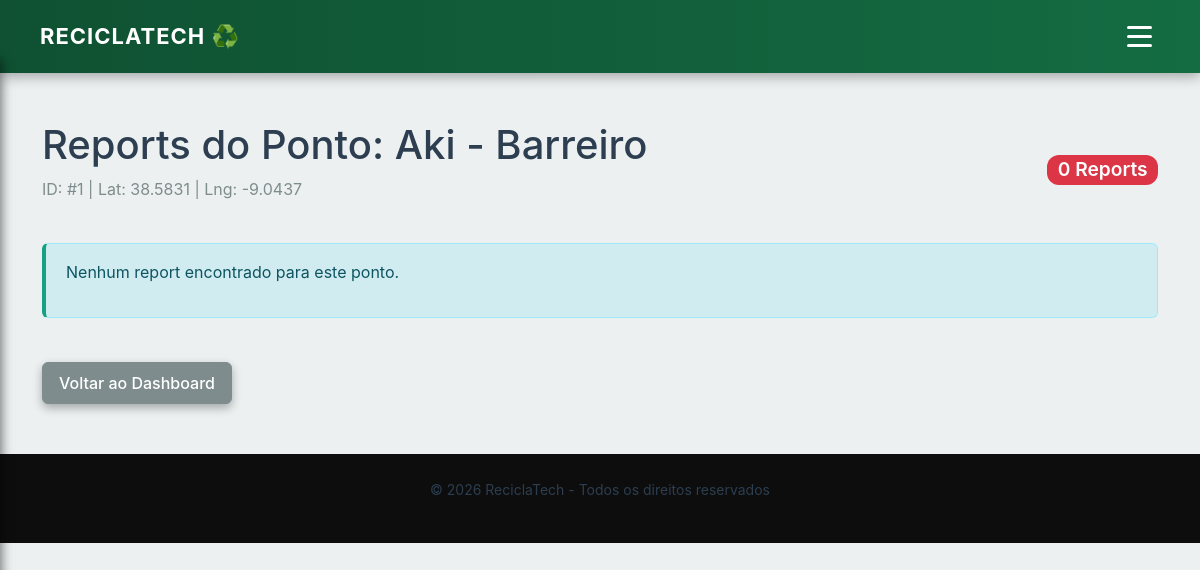
/admin/ponto/1/reports (signed in), run on the app's committed database.
### tables this page shows
CREATE TABLE pontos (
                    id INTEGER PRIMARY KEY AUTOINCREMENT,
                    lat REAL NOT NULL,
                    lng REAL NOT NULL,
                    fonte_id INTEGER NOT NULL,
                    source_id TEXT,
                    is_removed INTEGER NOT NULL DEFAULT 0,
                    nome TEXT,
                    created_at TEXT NOT NULL,
                    updated_at TEXT NOT NULL
                );

### routes/admin.py (the view)
@admin_route.route('/ponto/<int:ponto_id>/reports', methods=['GET'])
@require_admin
def view_ponto_reports(ponto_id):
    conn = conectar_db()
    cursor = conn.cursor()
    cursor.execute("SELECT * FROM pontos WHERE id = ?", (ponto_id,))
    ponto = cursor.fetchone()
    if not ponto:
        flash("Ponto não encontrado.", "danger")
        return redirect(url_for('admin.view_reports'))
    cursor.execute("""
        SELECT pr.*, u.nome, u.email
        FROM ponto_reports pr
        JOIN utilizadores u ON pr.utilizador_id = u.id
        WHERE pr.ponto_id = ?
        ORDER BY pr.criado_em DESC
    """, (ponto_id,))
    reports = cursor.fetchall()
    conn.close()
    return render_template('admin/ponto_reports_details.html',
                         ponto=dict(ponto),
                         reports=reports)

### routes/admin.py (called while the page is built)
def get_db_path():
    config = ServerConfig()
    return config.db_path

def conectar_db():
    conn = sqlite3.connect(get_db_path())
    conn.row_factory = sqlite3.Row
    conn.execute("PRAGMA foreign_keys = ON")
    return conn

def require_admin(f):
    @wraps(f)
    def decorated_function(*args, **kwargs):
        if 'user_id' not in session:
            flash("Você precisa estar autenticado.", "danger")
            return redirect(url_for('autenticar.login'))
        conn = conectar_db()
        cursor = conn.cursor()
        cursor.execute("SELECT tipo FROM utilizadores WHERE id = ?", (session['user_id'],))
        user = cursor.fetchone()
        conn.close()
        if not user or user['tipo'] != 1:
            flash("Acesso negado. Apenas administradores.", "danger")
            return redirect(url_for('home.home'))
        return f(*args, **kwargs)
    return decorated_function

### templates/admin/ponto_reports_details.html (shortened to what this page needs)
{% extends "base.html" %}
{% block extra_css %}
<link rel="stylesheet" href="/css/admin.css">
{% endblock %}
{% block content %}
<div class="container mt-5">
    <div class="row mb-4">
        <div class="col-md-12">
            <div class="d-flex justify-content-between align-items-center">
                <div>
                    <h1>Reports do Ponto: {{ ponto['nome'] }}</h1>
                    <p class="text-muted">ID: #{{ ponto['id'] }} | Lat: {{ "%.4f"|format(ponto['lat']) }} | Lng: {{ "%.4f"|format(ponto['lng']) }}</p>
                </div>
                <div>
                    <span class="badge bg-danger" style="font-size: 1.2rem;">{{ reports | length }} Reports</span>
                </div>
            </div>
        </div>
    </div>
    {% if reports %}
    <div class="row">
        <div class="col-md-12">
            {% for report in reports %}
            <div class="card bg-dark border-secondary mb-3">
                <div class="card-header bg-dark border-secondary">
                    <div class="row align-items-center">
                        <div class="col-md-4">
                            <strong class="text-light">{{ report['nome'] }}</strong><br>
                            <small class="text-muted">{{ report['email'] }}</small>
                        </div>
                        <div class="col-md-4">
                            <small class="text-light"><strong>Motivo:</strong> {{ report['tipo_problema'] }}</small>
                        </div>
                        <div class="col-md-4 text-end">
                            <small class="text-muted">{{ report['criado_em'] }}</small>
                        </div>
                    </div>
                </div>
                <div class="card-body bg-light">
                    <div class="row mb-3">
                        <div class="col-md-6">
                            <h5>Informações do Report</h5>
                            <p>
                                <strong>ID Report:</strong> #{{ report['id'] }}<br>
                                <strong>Pessoa:</strong> {{ report['nome'] }}<br>
                                <strong>Email:</strong> {{ report['email'] }}<br>
                                <strong>Tipo de Problema:</strong> <span class="badge bg-warning">{{ report['tipo_problema'] }}</span><br>
                                <strong>Data:</strong> {{ report['criado_em'] }}
                            </p>
                        </div>
                        <div class="col-md-6">
                            <h5>Categorias Afetadas</h5>
                            {% if report['categorias_json'] %}
                                {% set categorias = report['categorias_json'] | replace("'", '"') %}
                                <p>{{ report['categorias_json'] }}</p>
                            {% else %}
                                <p class="text-muted">Nenhuma categoria especificada</p>
                            {% endif %}
                        </div>
                    </div>
                    <div class="row">
                        <div class="col-md-12">
                            <h5>Comentário</h5>
                            <div class="bg-dark p-3 rounded" style="border-left: 3px solid #20c997;">
                                <p class="mb-0 text-light">{{ report['comentario'] or 'Sem comentário' }}</p>
                            </div>
                        </div>
                    </div>
                </div>
            </div>
            {% endfor %}
        </div>
    </div>
    {% else %}
    <div class="alert alert-info">
        <p>Nenhum report encontrado para este ponto.</p>
    </div>
    {% endif %}
    <div class="mt-4">
        <a href="{{ url_for('admin.dashboard') }}" class="btn btn-secondary">Voltar ao Dashboard</a>
    </div>
</div>
{% endblock %}

### data on the page
pontos: nome "Aki - Barreiro", id "1", lat "38.5831", lng "-9.0437"

### other printed values
{{ reports | length }} "0"
